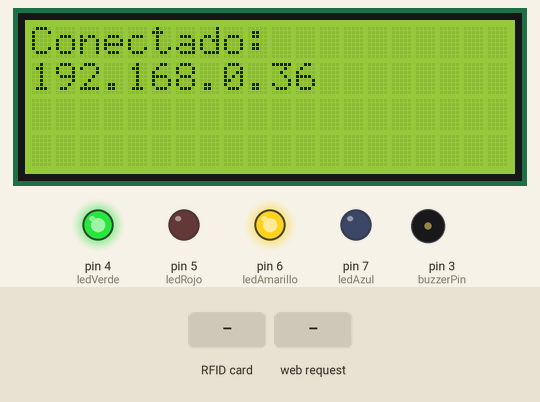
This sketch was run on a simulated Arduino Mega 2560, built with avr-gcc and run on an emulated ATmega2560. Shown: 20×4 character LCD, output pins drawn as LEDs (lit = HIGH), buzzer (waves = sounding, pin HIGH). The test bench sets the inputs (shaded band). WiFi joins after 1.5 s; servers stay silent unless stated; the board resets itself during the run and starts again; uploads are accepted with an empty reply; pins used as bus, display or sensor lines are not drawn; what the sketch prints to the serial monitor is not drawn.

Above: at 7.2 s.
At 11.4 s:
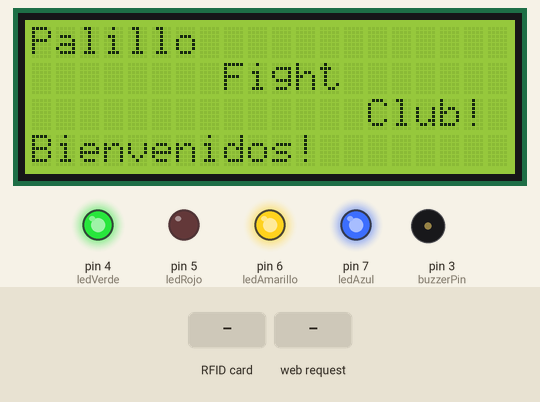
11.5 s: RFID card 5E 7A 19 C4 held to the reader
At 12.1 s:
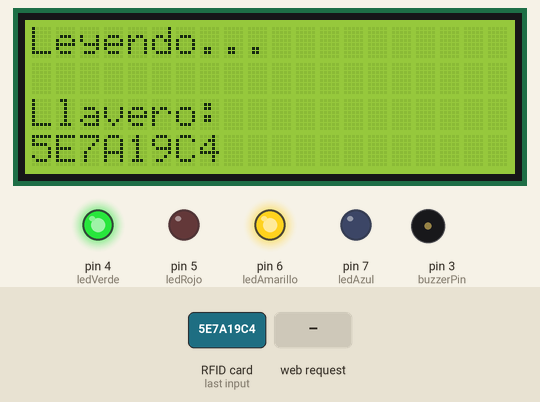
13.0 s: HTTP request GET /reiniciar received
At 16.8 s:
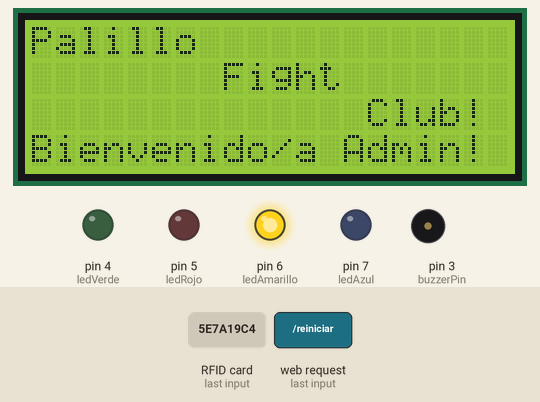
Timing chart, 0 to 26.1 s (numbered marks = the images above; inputs shaded):
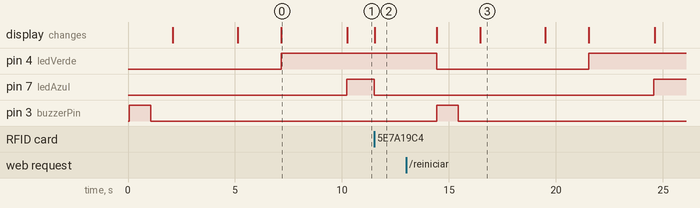

The sketch:

pfc.ino
```cpp
#include <SPI.h>
#include <Ethernet.h>
#include <LiquidCrystal_I2C.h>
#include <MFRC522.h>
#include <avr/wdt.h>
#include <ArduinoJson.h>

// LCD I2C
LiquidCrystal_I2C lcd(0x27, 20, 4);

// LEDs y buzzer
const int ledVerde = 4, ledRojo = 5, ledAmarillo = 6, ledAzul = 7;
const int buzzerPin = 3; //MODIFICAR A FUTURO

// RFID
#define RST_PIN 9
#define SS_PIN 53
MFRC522 mfrc522(SS_PIN, RST_PIN);

// Red
byte mac[] = { 0xDE, 0xAD, 0xBE, 0xEF, 0xFE, 0xED };
IPAddress ip(192, 168, 0, 36);
IPAddress gateway(192, 168, 0, 1);
IPAddress subnet(255, 255, 255, 0);
IPAddress server(192, 168, 0, 245); // IP de tu servidor PHP

EthernetClient client;
EthernetServer httpServer(8080);

unsigned long lastMessageTime = 0;
const unsigned long messageInterval = 10000;

void setup() {
  Serial.begin(9600);
  lcd.init();
  lcd.backlight();

  pinMode(ledVerde, OUTPUT);
  pinMode(ledRojo, OUTPUT);
  pinMode(ledAmarillo, OUTPUT);
  pinMode(ledAzul, OUTPUT);
  pinMode(buzzerPin, OUTPUT);

  digitalWrite(ledAmarillo, HIGH);
  beep(1000);

  lcd.setCursor(0, 0); lcd.print("Palillo");
  lcd.setCursor(8, 1); lcd.print("Fight");
  lcd.setCursor(14, 2); lcd.print("Club!");
  lcd.setCursor(0, 3); lcd.print("Bienvenido/a Admin!");
  delay(3000);

  lcd.clear();
  lcd.setCursor(0, 0); lcd.print("Conectando Red...");
  lcd.setCursor(0, 1); lcd.print("Aguarde por favor...");
  Ethernet.begin(mac, ip, gateway, gateway, subnet);
  delay(2000);

  lcd.clear();
  lcd.setCursor(0, 0); lcd.print("Conectado:");
  lcd.setCursor(0, 1); lcd.print(Ethernet.localIP());
  digitalWrite(ledVerde, HIGH);
  delay(3000);

  httpServer.begin();
  SPI.begin();
  mfrc522.PCD_Init();

  showWelcomeMessage();
  lastMessageTime = millis();
}

void loop() {
  handleHTTPRequests();

  if (mfrc522.PICC_IsNewCardPresent() && mfrc522.PICC_ReadCardSerial()) {
    digitalWrite(ledAzul, LOW);
    String uid = "";
    for (byte i = 0; i < mfrc522.uid.size; i++) {
      uid += (mfrc522.uid.uidByte[i] < 0x10 ? "0" : "");
      uid += String(mfrc522.uid.uidByte[i], HEX);
    }
    uid.toUpperCase();

    lcd.clear();
    lcd.setCursor(0, 0); lcd.print("Leyendo...");
    lcd.setCursor(0, 2); lcd.print("Llavero: ");
    lcd.setCursor(0, 3); lcd.print(uid);
    delay(2000);

    consultarServidor(uid);

    mfrc522.PICC_HaltA();
    mfrc522.PCD_StopCrypto1();
    lastMessageTime = millis();
  }

  if (millis() - lastMessageTime >= messageInterval) {
    showWelcomeMessage();
    lastMessageTime = millis();
  }
}

void beep(int duration) {
  digitalWrite(buzzerPin, HIGH);
  delay(duration);
  digitalWrite(buzzerPin, LOW);
  delay(duration);
}

void showWelcomeMessage() {
  digitalWrite(ledRojo, LOW);
  digitalWrite(ledAzul, HIGH);
  digitalWrite(ledVerde, HIGH);
  lcd.clear();
  lcd.setCursor(0, 0); lcd.print("Palillo");
  lcd.setCursor(8, 1); lcd.print("Fight");
  lcd.setCursor(14, 2); lcd.print("Club!");
  lcd.setCursor(0, 3); lcd.print("Bienvenidos!");
}

void reiniciarArduino() {
  Serial.println("Reiniciando...");
  wdt_enable(WDTO_15MS);
  while (1) {}
}

void handleHTTPRequests() {
  EthernetClient client = httpServer.available();
  if (client) {
    boolean currentLineIsBlank = true;
    String request = "";

    while (client.available()) {
      char c = client.read();
      request += c;

      if (c == '\n' && currentLineIsBlank) {
        if (request.indexOf("GET /reiniciar HTTP/1.1") >= 0) {
          reiniciarArduino();
        }
      }

      if (c == '\n') {
        currentLineIsBlank = true;
      } else if (c != '\r') {
        currentLineIsBlank = false;
      }
    }
    delay(1);
    client.stop();
  }
}

void consultarServidor(String uid) {
  if (client.connect(server, 8080)) {
    String url = "/config/get_uid.php?uid=" + uid + "&auth=ABC123";
    client.println("GET " + url + " HTTP/1.1");
    client.println("Host: 192.168.0.245");
    client.println("Connection: close");
    client.println();

    boolean headersEnded = false;
    String payload = "";

    delay(500);
    while (client.connected()) {
      while (client.available()) {
        String line = client.readStringUntil('\n');
        if (!headersEnded && line == "\r") {
          headersEnded = true;
        } else if (headersEnded) {
          payload += line;
        }
      }
    }
    client.stop();

    parsearJSON(payload);
  } else {
    lcd.clear();
    lcd.setCursor(0, 0); lcd.print("Error servidor");
    beep(600);
  }
}

void parsearJSON(String json) {
  // Crea un objeto para almacenar los datos del JSON
  StaticJsonDocument<200> doc;  // Ajusta el tamaño según el tamaño del JSON

  // Deserializar el JSON
  DeserializationError error = deserializeJson(doc, json);

  // Verifica si ocurrió un error
  if (error) {
    Serial.println("Error al parsear JSON");
    return;
  }

  // Extraer los valores del JSON
  const char* estado = doc["estado"];
  const char* nombre = doc["nombre"];
  const char* apellido = doc["apellido"];

  // Convierto el tipo de dato para la comparación
  String estadoString = String(estado);

  lcd.clear();
  lcd.setCursor(0, 0);
  if (estadoString == "activo") {
    lcd.print("Bienvenido/a!");
    lcd.setCursor(0, 1); lcd.print(nombre);
    lcd.setCursor(0, 2); lcd.print(apellido);
    lcd.setCursor(0, 3); lcd.print("Disfrute su clase!");
    digitalWrite(ledVerde, HIGH);
    beep(200);
  } else if (estadoString == "moroso") {
    lcd.print("POR FAVOR");
    lcd.setCursor(0, 1); lcd.print("Abonar la cuota");
    lcd.setCursor(0, 3); lcd.print("Gracias! PFC");
    digitalWrite(ledVerde, LOW);
    digitalWrite(ledRojo, HIGH);
    beep(600); beep(600);
  } else if (estadoString == "inactivo") {
    lcd.print("Usuario inactivo");
    lcd.setCursor(0, 1); lcd.print("Contactar Admin");
    lcd.setCursor(0, 3); lcd.print("Gracias! PFC");
    digitalWrite(ledVerde, LOW);
    digitalWrite(ledRojo, HIGH);
    beep(600);
  } else if (estadoString == "sinclase") {
    lcd.print("Usuario sin clase");
    lcd.setCursor(0, 1); lcd.print("Contactar Admin");
    lcd.setCursor(0, 3); lcd.print("Gracias! PFC");
    digitalWrite(ledVerde, LOW);
    digitalWrite(ledRojo, HIGH);
    beep(600);
  } else if (estadoString == "admin") {
    lcd.print("Hola Administrador");
    lcd.setCursor(0, 3); lcd.print("Gracias! PFC");
    digitalWrite(ledVerde, HIGH);
    beep(100); beep(100); beep(100);
  } else if (estadoString == "desconocido") {
    lcd.print("Llavero desconocido");
    lcd.setCursor(0, 1); lcd.print("Contactar Admin");
    lcd.setCursor(0, 3); lcd.print("Gracias! PFC");
    digitalWrite(ledVerde, LOW);
    digitalWrite(ledRojo, HIGH);
    beep(600);
  }
}

String obtenerValor(String json, String clave) {
  int i = json.indexOf(clave + ":");
  if (i == -1) return "";
  int inicio = json.indexOf(":", i) + 1;
  int fin = json.indexOf(",", inicio);
  if (fin == -1) fin = json.length();
  return json.substring(inicio, fin);
}
```

Measured:
- after the input at 11.5 s, pin 7 (ledAzul): HIGH → LOW at once; the display: changes at once (image 2)
- after the input at 13.0 s, pin 4 (ledVerde): HIGH → LOW after 1.4 s, → HIGH 7.1 s later; pin 3 (buzzerPin): LOW → HIGH after 1.4 s, → LOW 1.0 s later; the display: first changes after 1.4 s (image 3 shows a later state)
- what the display in image 0 shows lasts 3.0 s, from 7.2 s to 10.2 s
